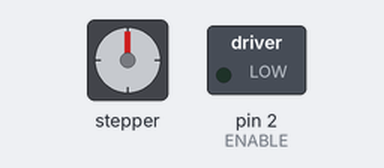
This sketch was run on a simulated Arduino Uno, built with avr-gcc and run on an emulated ATmega328P. On the bench: stepper motor, switched loads named in the sketch (green lamp = pin HIGH). Stepper angles assume 200 steps per turn.

Above: at 0.16 s.
At 9.15 s:
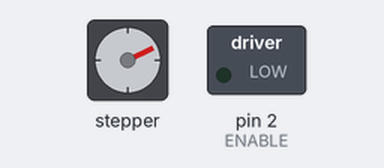
At 19.42 s:
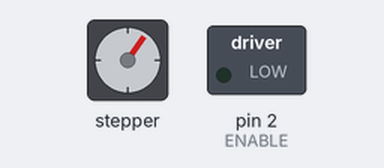
At 39.65 s:
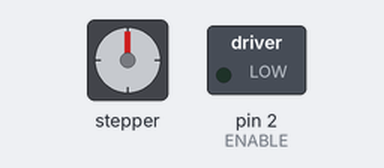
Timing chart, 0 to 40.0 s (numbered marks = the images above):
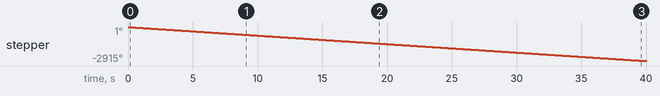

Measured:
- by itself, stepper: keeps turning counter-clockwise at about 73°/s

The sketch:

Telescope-Drive.ino
```cpp
#include <AccelStepper.h>

// Pins used for control signals
#define ENABLE 2
#define dirPin 3
#define stepPin 4

#define REVERSE

#define stepsPerSec 41 // Steps (or microsteps) per second

AccelStepper rAsc(1, stepPin, dirPin); //1 = bipolar motor on dedicated driver

#ifdef REVERSE
	int direction = -1;
#else
	int direction = 1;
#endif

void setup() {
	// Pull the enable pin low to enable the driver
	pinMode(ENABLE, OUTPUT);
	digitalWrite(ENABLE, LOW);

	// Set the upper limit and then define the constant run speed
	rAsc.setMaxSpeed(direction * stepsPerSec);
	rAsc.setSpeed(direction * stepsPerSec);
}

void loop() {
	rAsc.runSpeed(); // Run the motor
}
```
